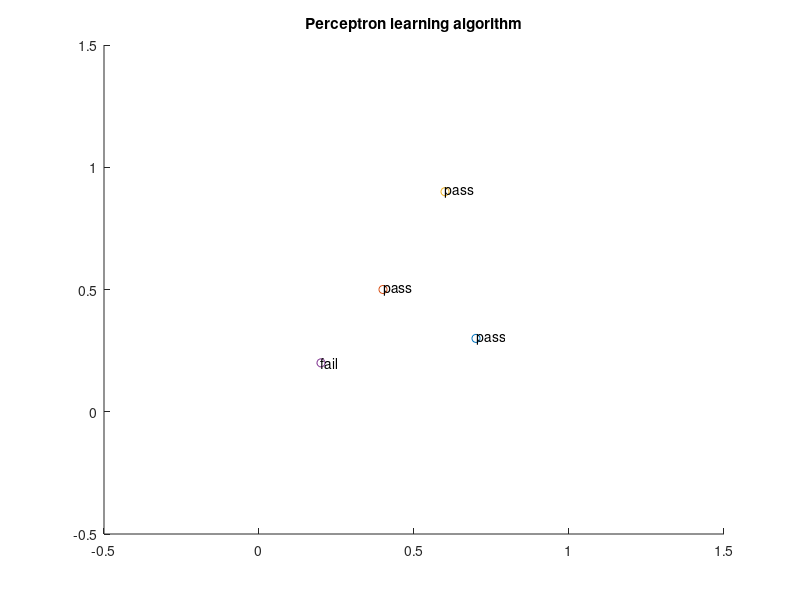

Reproduce this figure in MATLAB. (Note: this script raises an error after producing the figure.)
% Assume you have been given training data f(i1, i2)g where (0.7, 0.3), (0.4, 0.5) and (0.6, 0.9)
% have passed the examination (i.e. have target output 1) and (0.2, 0.2) has failed the examination
% (i.e. has target output 0). Train a perceptron on this data using eta = 0.1 and initial weight vector
% (Theta, Wi1, Wi2) = (-0.5, 0.3,-0.2)

% initial weights - bias (theta), wk1, wk2
weights = [-0.5,0.3,-0.2];
% inputs - NB bias input set to +1
inputs = [1 0.7 0.3; 1 0.4 0.5; 1 0.6 0.9; 1 0.2 0.2];
% inputs(4:4,:)
targets = [1 1 1 0];
% targets(i)
learning_rate = 0.1;


% plot boilerplate code
%clear
clf
% keep plot on
hold on;
% set plot limits
plot_min = -0.5;
plot_max = 1.5;
% x values, to give us y values for our line plots
x = linspace(plot_min, plot_max, 100);
% set size to unit square
xlim([plot_min,plot_max]);
ylim([plot_min,plot_max]);
% plot title
title("Perceptron learning algorithm")
% plot points
% pass
plot(inputs(1:1,2:2), inputs(1:1,3:3), 'o');
text(inputs(1:1,2:2), inputs(1:1,3:3), 'pass');
plot(inputs(2:2,2:2), inputs(2:2,3:3), 'o');
text(inputs(2:2,2:2), inputs(2:2,3:3), 'pass');
plot(inputs(3:3,2:2), inputs(3:3,3:3), 'o');
text(inputs(3:3,2:2), inputs(3:3,3:3), 'pass');
% fail
plot(inputs(4:4,2:2), inputs(4:4,3:3), 'o');
text(inputs(4:4,2:2), inputs(4:4,3:3), 'fail');
% plot current classification boundary to see how we started
plot_classification_boundary(weights, x);

% train network over 4 epochs
epochs = 4;
for i = 1:epochs
    weights = epoch_weights(weights, inputs, targets, learning_rate);
    % plot line so we can see how it is being adjusted by the learning
    % algorithm. As the classes (pass, fail) are linearly separable, the
    % learning algorithm will adjust (move) the classification boundary 
    % (line) defined by weights (bias, w1 and w2), by changing the weights,
    % until it "converges", that is to say until the weights no longer
    % change. 
    % The resulting plot will shows 3 lines, out of 5 lines plotted, where
    % two lines are similar or identical to other plotted lines.
    plot_classification_boundary(weights, x)
end
        
% ===== MODULE FUNCTIONS ========

% epoch_weights - run all examples through the perceptron learning algorithm
% and return new weights
function y = epoch_weights(weights, inputs, targets, learning_rate)
    for i = 1:4
        % hardlim == step == heaviside function
        output = hardlim(dot(weights, inputs(i:i,:)));
        % dw = n(t-o)I
        % where n = learning rate, t = target, o = output and I = input
        % vector
        dw = learning_rate*(targets(i)-output)*inputs(i:i,:);
        % new weights
        weights = weights + dw;
        % disp(v)
    end
    y = weights;
end

% plot current classification boundary to see how we are getting on
% set visible plot x y limits to unit square
function plot_classification_boundary(weights, x)
    % plot line
    y = (-(weights(2)*x) - weights(1))/weights(3);
    plot(x,y);
end